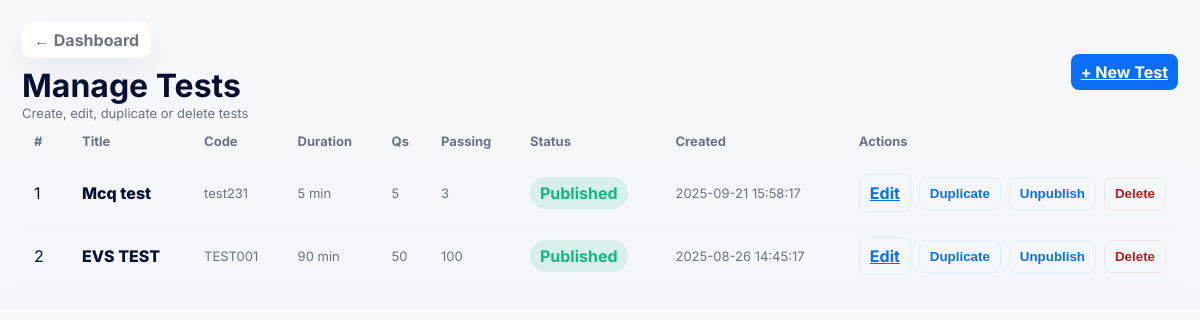
Page /manage_tests.php (signed in) on the committed database.
### tables this page shows
CREATE TABLE `tests` (
  `id` int(11) NOT NULL,
  `test_id` varchar(20) NOT NULL,
  `title` varchar(255) NOT NULL,
  `description` text DEFAULT NULL,
  `duration_minutes` int(11) NOT NULL,
  `total_questions` int(11) NOT NULL,
  `passing_marks` int(11) NOT NULL,
  `status` enum('draft','published') NOT NULL DEFAULT 'draft',
  `start_time` datetime DEFAULT NULL,
  `end_time` datetime DEFAULT NULL,
  `created_by` int(11) NOT NULL,
  `created_at` timestamp NOT NULL DEFAULT current_timestamp()
);

### manage_tests.php (the view, shortened to what this page needs)
<?php
$conn = new mysqli("localhost","root","","exam_proctoring");
$tests = $conn->query("SELECT id, test_id, title, status, duration_minutes, total_questions, passing_marks, created_at FROM tests ORDER BY created_at DESC");
?>
<!doctype html>
<html lang="en">
<head>
</head>
<body>
  <div class="wrap">
    <div class="header">
      <div>
        <a class="back" href="admin_dashboard.php">← Dashboard</a>
        <h1 style="margin:8px 0 0 0">Manage Tests</h1>
        <div class="small">Create, edit, duplicate or delete tests</div>
      </div>
      <div style="display:flex;gap:8px">
        <a class="btn" href="create_test.php">+ New Test</a>
      </div>
    </div>
    <div class="card">
      <?php if ($tests && $tests->num_rows > 0): ?>
        <table class="table" role="table" aria-label="Tests">
          <thead>
            <tr>
              <th style="width:48px">#</th>
              <th>Title</th>
              <th>Code</th>
              <th>Duration</th>
              <th>Qs</th>
              <th>Passing</th>
              <th>Status</th>
              <th>Created</th>
              <th style="width:260px">Actions</th>
            </tr>
          </thead>
          <tbody>
            <?php $i=1; while($t = $tests->fetch_assoc()): ?>
              <tr>
                <td><?= $i++ ?></td>
                <td style="font-weight:800"><?= htmlspecialchars($t['title']) ?></td>
                <td class="small"><?= htmlspecialchars($t['test_id']) ?></td>
                <td class="small"><?= (int)$t['duration_minutes'] ?> min</td>
                <td class="small"><?= (int)$t['total_questions'] ?></td>
                <td class="small"><?= (int)$t['passing_marks'] ?></td>
                <td>
                  <?php if ($t['status'] === 'published'): ?>
                    <span class="badge published">Published</span>
                  <?php else: ?>
                    <span class="badge draft">Draft</span>
                  <?php endif; ?>
                </td>
                <td class="small"><?= htmlspecialchars($t['created_at']) ?></td>
                <td>
                  <div class="actions">
                    <a class="btn ghost" href="edit_test.php?test_id=<?= (int)$t['id'] ?>">Edit</a>
                    <form class="form-inline" method="post" onsubmit="return confirm('Duplicate this test (questions will not be copied)?');">
                      <button type="submit" class="btn ghost">Duplicate</button>
                    </form>
                    <form class="form-inline" method="post" onsubmit="return confirm('Toggle publish/draft for this test?');">
                      <button type="submit" class="btn ghost"><?= $t['status'] === 'published' ? 'Unpublish' : 'Publish' ?></button>
                  </form>
                    <form class="form-inline" method="post" onsubmit="return confirm('Delete this test and all related data?');">
                      <button type="submit" class="btn ghost" style="color:#b91c1c;border-color:rgba(185,28,28,0.08)">Delete</button>
                    </form>
                  </div>
                </td>
              </tr>
            <?php endwhile; ?>
          </tbody>
        </table>
      <?php else: ?>
        <div class="small">No tests yet. Create one to get started.</div>
      <?php endif; ?>
    </div>
  </div>
</body>
</html>

### manage_tests.php (style rules this page uses)
:root { --bg:#f6f8fb; --card:#fff; --muted:#6b7280; --primary:#0b6ef6; --success:#10b981; --danger:#ef4444; --radius:12px; --shadow:0 12px 30px rgba(11,22,50,0.06); font-family:'Inter',system-ui,Arial; }
* { box-sizing:border-box }
body { margin:0;background:linear-gradient(180deg,var(--bg),#f3f6fa);color:#071033;padding:22px }
.back { display:inline-flex;align-items:center;gap:8px;padding:8px 12px;border-radius:10px;background:var(--card);box-shadow:var(--shadow);text-decoration:none;color:var(--muted);font-weight:700 }
.header { display:flex;justify-content:space-between;align-items:center }
.table { width:100%;border-collapse:collapse }
.table th,.table td { padding:12px;border-bottom:1px solid #f1f5f9;text-align:left }
.table th { color:var(--muted);font-size:13px }
.btn { padding:8px 10px;border-radius:8px;background:var(--primary);color:#fff;border:none;cursor:pointer;font-weight:700 }
.btn.ghost { background:transparent;border:1px solid rgba(11,110,246,0.08);color:var(--primary) }
.form-inline { display:inline }
.badge { padding:6px 10px;border-radius:999px;font-weight:700 }
.badge.published { background:rgba(16,185,129,0.12);color:var(--success) }
.small { font-size:13px;color:var(--muted) }
.actions { display:flex;gap:8px;align-items:center }

### rows in the picture
tests: title "Mcq test", test "test231", duration_minutes "5", total_questions "5", passing_marks "3", status "Published", created_at "2025-09-21 15:58:17"
tests: title "EVS TEST", test "TEST001", duration_minutes "90", total_questions "50", passing_marks "100", status "Published", created_at "2025-08-26 14:45:17"
